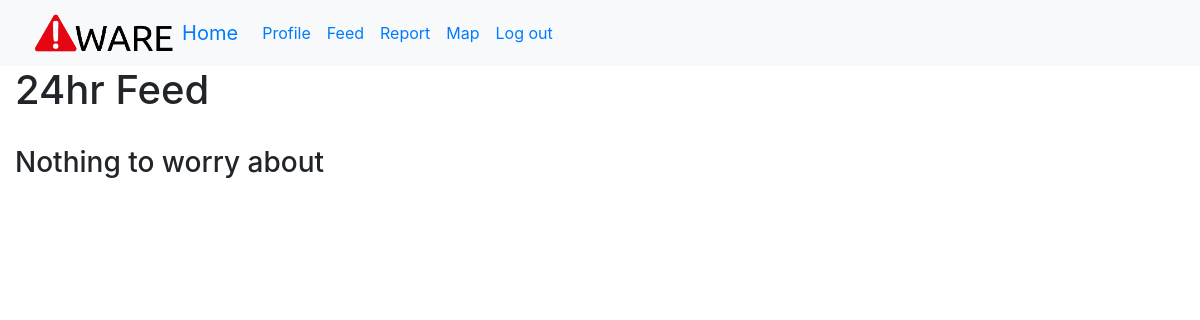
The page /feed on the database as committed earlier.
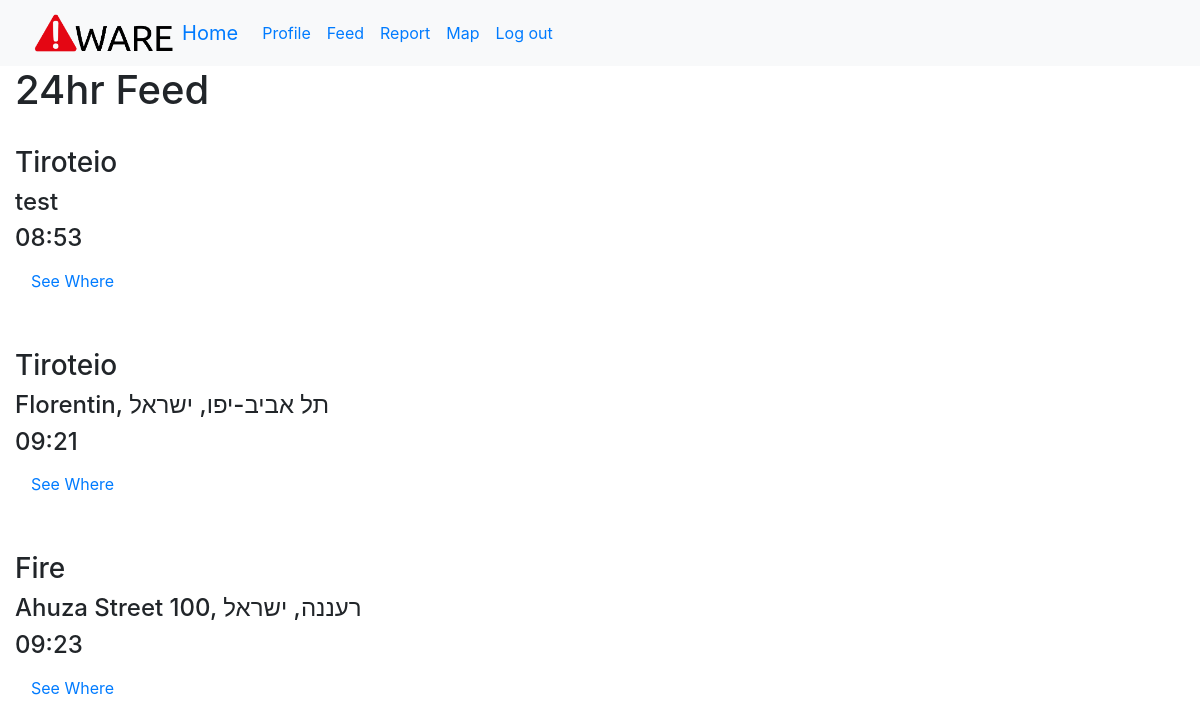
The same page on the database as committed later.
### app.py (models this page shows, shortened)
class Markers(db.Model):
    _id = db.Column("id", db.Integer, primary_key=True)
    lat = db.Column(db.String(100))
    lng = db.Column(db.String(100))
    address = db.Column(db.String(100))
    title = db.Column(db.String(100))
    creator = db.Column(db.String(100))
    creation = db.Column(db.DateTime)

### app.py (the view)
@app.route("/feed")
def feed():
    markers = Markers.query.all()
    for mark in markers:
        mrkDate = mark.creation
        now = datetime.now()
        delta = now - mrkDate
        if delta.days >= 1:
            Markers.query.filter_by(creation=mrkDate).delete()
            db.session.commit()
    markers = Markers.query.order_by(Markers.creation).all()
    print(markers)
    return render_template("feed.html", feedData=markers)

### templates/feed.html (shortened to what this page needs)
{% extends "base.html" %}
{% block content %}
<h1>24hr Feed</h1>
<br/>
    {% if feedData %}
        {% for mrk in feedData %}
            <h3>{{mrk.title}}</h3>
            <h4>{{mrk.address}}</h4>
            <h4>{{mrk.creation.strftime("%H:%M")}}</h4>
            <a class="nav-link" href="/map">See Where</a>
            <br/>
            <br/>
        {% endfor %}
    {% else %}
        <h3>Nothing to worry about</h3>
    {% endif %}
{% endblock %}

### templates/base.html (shortened to what this page needs)
<html>
<head>
    <link rel="stylesheet" href="https://cdn.jsdelivr.net/npm/bootstrap@4.3.1/dist/css/bootstrap.min.css">
    </head>
    <body>
    <nav class="navbar navbar-expand-lg bg-light">
  <div class="container-fluid">
    <a class="logopic" href="#">
      <img src="      {{ url_for('static', filename='Aware.png') }}" alt="logo" height="50">
    </a>
      <a class="navbar-brand" href="/">Home</a>
    <div class="collapse navbar-collapse" id="navbarNav">
      <ul class="navbar-nav">
        <li class="nav-item">
          <a class="nav-link active" aria-current="page" href="/user">Profile</a>
        </li>
        <li class="nav-item">
          <a class="nav-link" href="/feed">Feed</a>
        </li>
          <li class="nav-item">
          <a class="nav-link" href="/report">Report</a>
        </li>
          <li class="nav-item">
          <a class="nav-link" href="/map">Map</a>
        </li>
          <li class="nav-item">
          <a class="nav-link" href="/logout">Log out</a>
        </li>
      </ul>
    </div>
  </div>
</nav>
    <div class="container-fluid">
        {% block content %}
        {% endblock %}
    </div>
    </body>
</html>

Rows that differ between the two databases and show on the page:
added Markers: title "Tiroteio", address "test", creation "08:53"
added Markers: title "Tiroteio", address "Florentin, תל אביב-יפו, ישראל", creation "09:21"
added Markers: title "Fire", address "Ahuza Street 100, רעננה, ישראל", creation "09:23"
Other text that changed with them:
text no longer shown: "Nothing to worry about"
